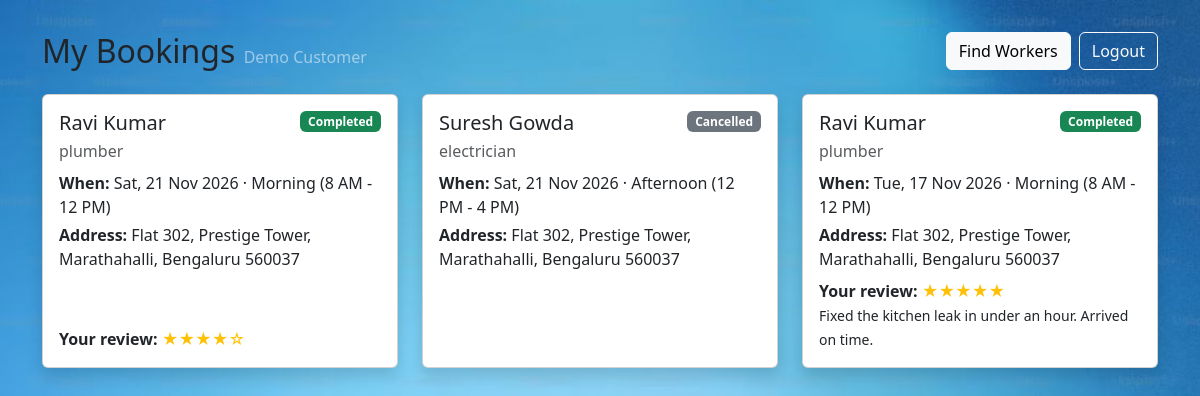
Page /my_bookings/ (signed in) on the committed database.
### users/models.py (models this page shows, shortened)
class Register(models.Model):
    name = models.CharField(max_length=100)
    email = models.EmailField()
    password = models.CharField(max_length=128)

### workers/models.py (models this page shows, shortened)
class Booking(models.Model):
    SLOT_CHOICES = (
        ('morning', 'Morning (8 AM - 12 PM)'),
        ('afternoon', 'Afternoon (12 PM - 4 PM)'),
        ('evening', 'Evening (4 PM - 8 PM)'),
    )
    SLOT_END_HOUR = {'morning': 12, 'afternoon': 16, 'evening': 20}
    STATUS_CHOICES = (
        ('Pending', 'Pending'),
        ('Accepted', 'Accepted'),
        ('Rejected', 'Rejected'),
        ('Started', 'Started'),
        ('Completed', 'Completed'),
        ('Cancelled', 'Cancelled'),
    )
    BLOCKING_STATUSES = ('Accepted', 'Started')
    worker = models.ForeignKey(Worker, on_delete=models.CASCADE)
    customer = models.ForeignKey(
        'users.Register', null=True, blank=True,
        on_delete=models.SET_NULL, related_name='bookings',
    )
    customer_name = models.CharField(max_length=100)
    phone = models.CharField(max_length=15)
    address = models.TextField()
    date = models.DateField(null=True, blank=True)
    time_slot = models.CharField(max_length=10, choices=SLOT_CHOICES, blank=True, default='')
    status = models.CharField(
        max_length=20,
        choices=STATUS_CHOICES,
        default='Pending'
    )
    otp = models.CharField(max_length=4, blank=True, default='')
    otp_attempts = models.PositiveSmallIntegerField(default=0)
    created_at = models.DateTimeField(default=timezone.now, editable=False)
    @property
    def status_color(self):
        return {
            'Pending': 'warning', 'Accepted': 'primary', 'Started': 'info',
            'Completed': 'success', 'Rejected': 'danger', 'Cancelled': 'secondary',
        }.get(self.status, 'secondary')

class Worker(models.Model):
    name = models.CharField(max_length=100)
    skill = models.CharField(max_length=100)
    phone = models.CharField(max_length=10)
    address = models.TextField()
    area = models.CharField(max_length=100, blank=True, default='')
    aadhaar = models.CharField(max_length=12)
    experience = models.IntegerField()
    visit_charge = models.PositiveIntegerField(null=True, blank=True)
    day_rate = models.PositiveIntegerField(null=True, blank=True)
    available = models.BooleanField(default=True)
    available_now = models.BooleanField(default=False)
    verified = models.BooleanField(default=False)
    image = models.ImageField(upload_to='workers/', null=True, blank=True)

class Review(models.Model):
    booking = models.OneToOneField(Booking, on_delete=models.CASCADE, related_name='review')
    worker = models.ForeignKey(Worker, on_delete=models.CASCADE, related_name='reviews')
    customer = models.ForeignKey('users.Register', on_delete=models.CASCADE, related_name='reviews')
    rating = models.PositiveSmallIntegerField(
        validators=[MinValueValidator(1), MaxValueValidator(5)]
    )
    comment = models.TextField(blank=True)
    created_at = models.DateTimeField(default=timezone.now, editable=False)

### workers/views.py (the view)
# urls.py: path('my_bookings/', my_bookings, name='my_bookings'),
def my_bookings(request):
    customer = _customer(request)
    if customer is None:
        messages.info(request, 'Please login to see your bookings.')
        return redirect('/login/?next=/my_bookings/')
    bookings = (Booking.objects.filter(customer=customer)
                .select_related('worker', 'review').order_by('-id'))
    return render(request, 'my_bookings.html', {'bookings': bookings, 'customer': customer})

### workers/views.py (called while the page is built)
def _customer(request):
    user_id = request.session.get('user_id')
    return Register.objects.filter(pk=user_id).first() if user_id else None

### templates/my_bookings.html (shortened to what this page needs)
{% load static %}
<!DOCTYPE html>
<html lang="en">
<head>
    <link href="https://cdn.jsdelivr.net/npm/bootstrap@5.3.7/dist/css/bootstrap.min.css" rel="stylesheet">
</head>
<body>
<div class="container">
    <div class="d-flex justify-content-between align-items-center mb-4">
        <h2 class="mb-0">My Bookings <small class="fs-6 text-white-50">{{ customer.name }}</small></h2>
        <div class="d-flex gap-2">
            <a href="/workers/" class="btn btn-light">Find Workers</a>
            <a href="/logout/" class="btn btn-outline-light">Logout</a>
        </div>
    </div>
    <div class="row">
        {% for b in bookings %}
        <div class="col-md-4 mb-4">
            <div class="card shadow h-100 p-3">
                <div class="d-flex justify-content-between align-items-start">
                    <h5 class="mb-1">
                        <a href="/worker/{{ b.worker.id }}/" class="text-decoration-none text-dark">{{ b.worker.name }}</a>
                    </h5>
                    <span class="badge bg-{{ b.status_color }}">{{ b.status }}</span>
                </div>
                <p class="text-muted mb-2">{{ b.worker.skill }}</p>
                <p class="mb-1">
                    <b>When:</b>
                    {% if b.date %}{{ b.date|date:"D, d M Y" }} &middot; {{ b.get_time_slot_display }}{% else %}-{% endif %}
                </p>
                <p class="mb-2"><b>Address:</b> {{ b.address }}</p>
                <div class="mt-auto">
                    {% if b.status == 'Completed' %}
                        {% if b.review %}
                        <p class="mb-0">
                            <b>Your review:</b>
                            <span class="text-warning">{% for i in "12345" %}{% if forloop.counter <= b.review.rating %}&#9733;{% else %}&#9734;{% endif %}{% endfor %}</span>
                            {% if b.review.comment %}<br><small>{{ b.review.comment }}</small>{% endif %}
                        </p>
                        {% endif %}
                    {% endif %}
                </div>
            </div>
        </div>
        {% empty %}
        <p class="text-center text-white fs-5">No bookings yet. <a href="/workers/" class="text-white">Find a worker</a>.</p>
        {% endfor %}
    </div>
</div>
</body>
</html>

### rows in the picture
Register: name "Demo Customer"
Booking: worker.name "Ravi Kumar", status "Completed", worker.skill "plumber", date "Sat, 21 Nov 2026", time_slot "Morning (8 AM - 12 PM)", address "Flat 302, Prestige Tower, Marathahalli, Bengaluru 560037", shows "Your review:"
Booking: worker.name "Suresh Gowda", status "Cancelled", worker.skill "electrician", date "Sat, 21 Nov 2026", time_slot "Afternoon (12 PM - 4 PM)", address "Flat 302, Prestige Tower, Marathahalli, Bengaluru 560037"
Booking: worker.name "Ravi Kumar", status "Completed", worker.skill "plumber", date "Tue, 17 Nov 2026", time_slot "Morning (8 AM - 12 PM)", address "Flat 302, Prestige Tower, Marathahalli, Bengaluru 560037", review.comment "Fixed the kitchen leak in under an hour. Arrived on time."
